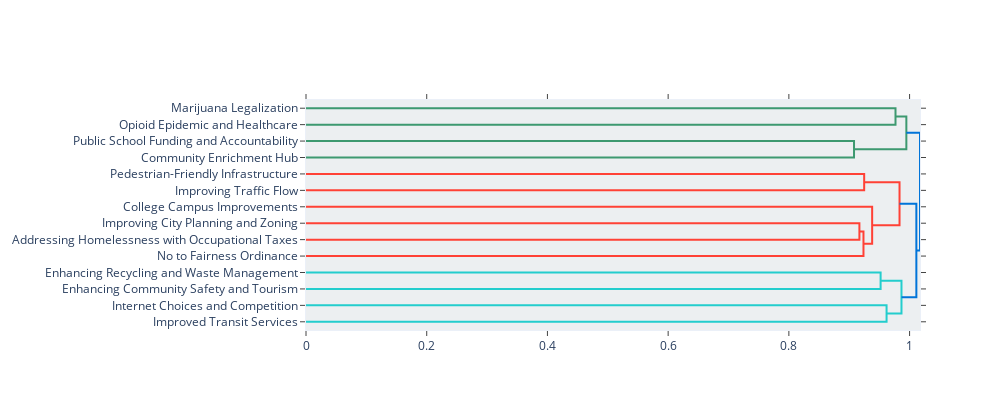

Notebook code cell kept with this figure:
### Markdown cell above
### Hierarchical Clustering

### Code cell
# print(topic_model.get_topic_tree(hierarchical_topics)) # print a text representation of the topic tree
# hierarchical_topics = topic_model.hierarchical_topics(documents)


topic_model.visualize_hierarchy(
    custom_labels=True,
    orientation='left',
    title='',
    width=1000,
)

### Figure 1 — Plotly figure (JSON) as saved in the notebook; plotly's stock layout.template omitted (floating-point values rounded to 4 significant figures)
{"data": [{"hoverinfo": "text", "marker": {"color": "rgb(61,153,112)"}, "mode": "lines", "type": "scatter", "x": [0, 0.9767, 0.9767, 0], "xaxis": "x", "y": [-5, -5, -15, -15], "yaxis": "y"}, {"hoverinfo": "text", "marker": {"color": "rgb(61,153,112)"}, "mode": "lines", "type": "scatter", "x": [0, 0.908, 0.908, 0], "xaxis": "x", "y": [-25, -25, -35, -35], "yaxis": "y"}, {"hoverinfo": "text", "marker": {"color": "rgb(61,153,112)"}, "mode": "lines", "type": "scatter", "x": [0.9767, 0.9946, 0.9946, 0.908], "xaxis": "x", "y": [-10, -10, -30, -30], "yaxis": "y"}, {"hoverinfo": "text", "marker": {"color": "rgb(255,65,54)"}, "mode": "lines", "type": "scatter", "x": [0, 0.9248, 0.9248, 0], "xaxis": "x", "y": [-45, -45, -55, -55], "yaxis": "y"}, {"hoverinfo": "text", "marker": {"color": "rgb(255,65,54)"}, "mode": "lines", "type": "scatter", "x": [0, 0.9169, 0.9169, 0], "xaxis": "x", "y": [-75, -75, -85, -85], "yaxis": "y"}, {"hoverinfo": "text", "marker": {"color": "rgb(255,65,54)"}, "mode": "lines", "type": "scatter", "x": [0.9169, 0.9236, 0.9236, 0], "xaxis": "x", "y": [-80, -80, -95, -95], "yaxis": "y"}, {"hoverinfo": "text", "marker": {"color": "rgb(255,65,54)"}, "mode": "lines", "type": "scatter", "x": [0, 0.938, 0.938, 0.9236], "xaxis": "x", "y": [-65, -65, -87.5, -87.5], "yaxis": "y"}, {"hoverinfo": "text", "marker": {"color": "rgb(255,65,54)"}, "mode": "lines", "type": "scatter", "x": [0.9248, 0.9834, 0.9834, 0.938], "xaxis": "x", "y": [-50, -50, -76.25, -76.25], "yaxis": "y"}, {"hoverinfo": "text", "marker": {"color": "rgb(35,205,205)"}, "mode": "lines", "type": "scatter", "x": [0, 0.952, 0.952, 0], "xaxis": "x", "y": [-105, -105, -115, -115], "yaxis": "y"}, {"hoverinfo": "text", "marker": {"color": "rgb(35,205,205)"}, "mode": "lines", "type": "scatter", "x": [0, 0.9619, 0.9619, 0], "xaxis": "x", "y": [-125, -125, -135, -135], "yaxis": "y"}, {"hoverinfo": "text", "marker": {"color": "rgb(35,205,205)"}, "mode": "lines", "type": "scatter", "x": [0.952, 0.9866, 0.9866, 0.9619], "xaxis": "x", "y": [-110, -110, -130, -130], "yaxis": "y"}, {"hoverinfo": "text", "marker": {"color": "rgb(0,116,217)"}, "mode": "lines", "type": "scatter", "x": [0.9834, 1.011, 1.011, 0.9866], "xaxis": "x", "y": [-63.12, -63.12, -120, -120], "yaxis": "y"}, {"hoverinfo": "text", "marker": {"color": "rgb(0,116,217)"}, "mode": "lines", "type": "scatter", "x": [0.9946, 1.017, 1.017, 1.011], "xaxis": "x", "y": [-20, -20, -91.56, -91.56], "yaxis": "y"}], "layout": {"autosize": false, "height": 410, "hoverlabel": {"bgcolor": "white", "font": {"family": "Rockwell", "size": 16}}, "hovermode": "closest", "plot_bgcolor": "#ECEFF1", "showlegend": false, "title": {"font": {"color": "Black", "size": 22}, "text": "", "x": 0.5, "xanchor": "center", "yanchor": "top"}, "width": 1000, "xaxis": {"mirror": "allticks", "rangemode": "tozero", "showgrid": false, "showline": true, "showticklabels": true, "ticks": "outside", "type": "linear", "zeroline": false}, "yaxis": {"mirror": "allticks", "range": [-140, 0], "rangemode": "tozero", "showgrid": false, "showline": true, "showticklabels": true, "tickmode": "array", "ticks": "outside", "ticktext": ["Marijuana Legalization", "Opioid Epidemic and Healthcare", "Public School Funding and Accountability", "Community Enrichment Hub", "Pedestrian-Friendly Infrastructure", "Improving Traffic Flow", "College Campus Improvements", "Improving City Planning and Zoning", "Addressing Homelessness with Occupational Taxes", "No to Fairness Ordinance", "Enhancing Recycling and Waste Management", "Enhancing Community Safety and Tourism", "Internet Choices and Competition", "Improved Transit Services"], "tickvals": [-5, -15, -25, -35, -45, -55, -65, -75, -85, -95, -105, -115, -125, -135], "type": "linear", "zeroline": false}}}
